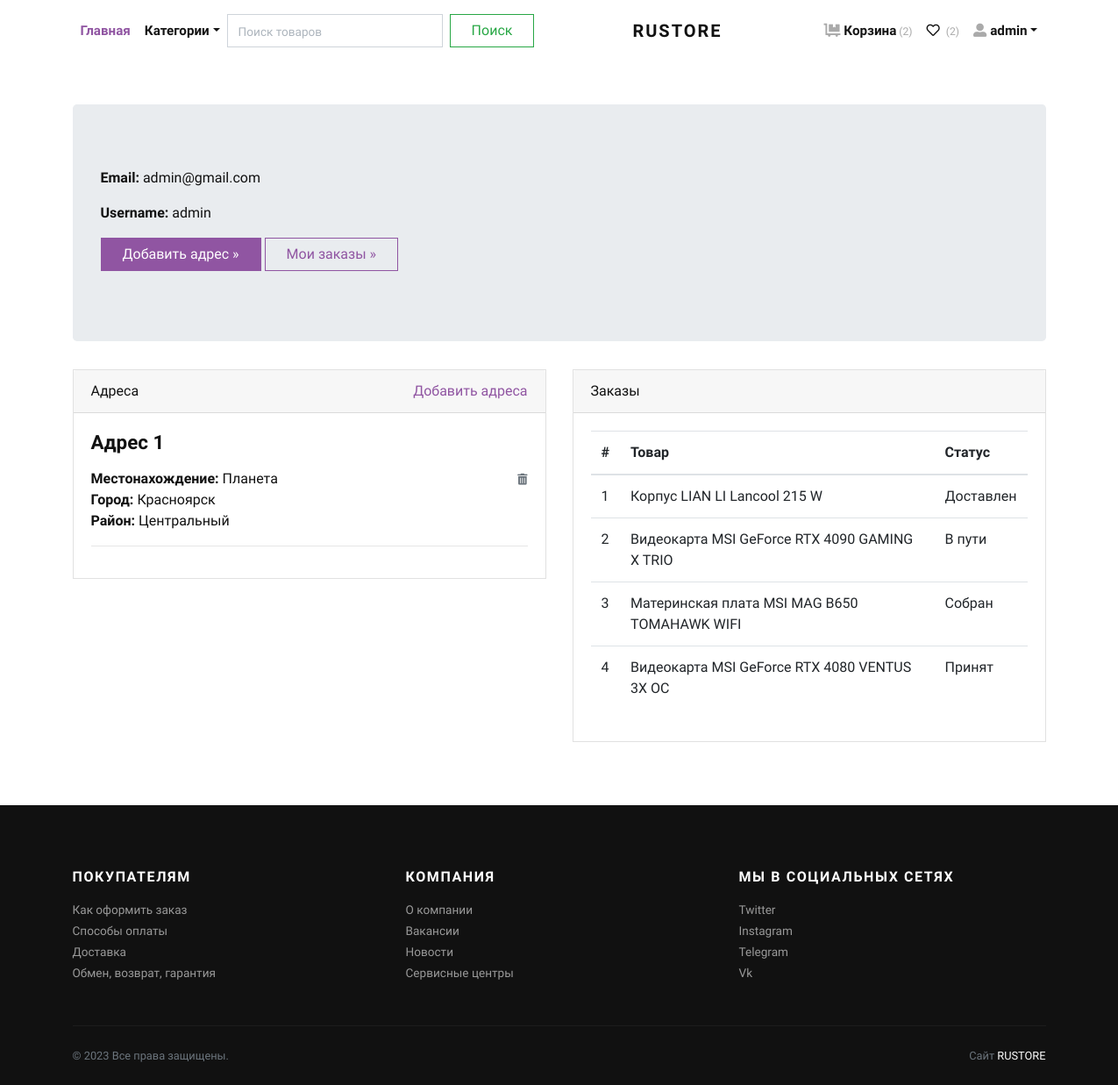
/accounts/profile/ (signed in), run on the app's committed database.
### store/models.py (models this page shows, shortened)
class Address(models.Model):
    user = models.ForeignKey(User, verbose_name="User", on_delete=models.CASCADE)
    locality = models.CharField(max_length=150, verbose_name="Ближайшее местоположение")
    city = models.CharField(max_length=150, verbose_name="Город")
    state = models.CharField(max_length=150, verbose_name="Район")

class Order(models.Model):
    user = models.ForeignKey(User, verbose_name="User", on_delete=models.CASCADE)
    address = models.ForeignKey(Address, verbose_name="Shipping Address", on_delete=models.CASCADE)
    product = models.ForeignKey(Product, verbose_name="Product", on_delete=models.CASCADE)
    quantity = models.PositiveIntegerField(verbose_name="Quantity")
    ordered_date = models.DateTimeField(auto_now_add=True, verbose_name="Ordered Date")
    status = models.CharField(
        choices=STATUS_CHOICES,
        max_length=50,
        default="В ожижании"
    )

class Product(models.Model):
    title = models.CharField(max_length=150, verbose_name="Product Title")
    slug = models.SlugField(max_length=160, verbose_name="Product Slug")
    sku = models.CharField(max_length=255, unique=True, verbose_name="Unique Product ID (SKU)")
    short_description = models.TextField(verbose_name="Short Description")
    detail_description = models.TextField(blank=True, null=True, verbose_name="Detail Description")
    product_image = models.ImageField(upload_to='product', blank=True, null=True, verbose_name="Product Image")
    price = models.DecimalField(max_digits=8, decimal_places=2)
    category = models.ForeignKey(Category, verbose_name="Product Categoy", on_delete=models.CASCADE)
    is_active = models.BooleanField(verbose_name="Is Active?")
    is_featured = models.BooleanField(verbose_name="Is Featured?")
    created_at = models.DateTimeField(auto_now_add=True, verbose_name="Created Date")
    updated_at = models.DateTimeField(auto_now=True, verbose_name="Updated Date")
    returnable = models.BooleanField(default=True, verbose_name='Возможен возврат')
    in_stock = models.BooleanField(default=True, verbose_name='Есть в наличии')
    sold = models.BooleanField(default=False, verbose_name='Продан')
    discount = models.BooleanField(default=False, verbose_name='Скидка')
    best_offer = models.BooleanField(default=False, verbose_name='Лучшее предложение')
    buy_now = models.BooleanField(default=False, verbose_name='Купить сейчас')
    class Meta:
        verbose_name_plural = 'Products'
        ordering = ('-created_at',)

### store/views.py (the view)
# urls.py: path('accounts/profile/', views.profile, name="profile"),
@login_required  # Декоратор для представлений, который проверяет, что пользователь вошел в систему, перенаправляя
def profile(request):  # профиль пользователя, вывод адреса и заказов
    addresses = Address.objects.filter(user=request.user)
    orders = Order.objects.filter(user=request.user)
    return render(request, 'account/profile.html', {'addresses': addresses, 'orders': orders})

### store/context_preprocessors.py (called while the page is built)
def store_menu(request):
    categories = Category.objects.filter(is_active=True)
    context = {
        'categories_menu': categories,
    }
    return context

def cart_menu(request):
    if request.user.is_authenticated:                      #проверка пользователя на аутентификацию
        cart_items= Cart.objects.filter(user=request.user) #получаем объекты из корзины
        context = {
            'cart_items': cart_items,
        }
    else:
        context = {}
    return context

def favorites_count(request):
    if request.user.is_authenticated:
        count = Favorite.objects.filter(user=request.user).count()
    else:
        count = 0
    return {'favorites_count': count}

### templates/account/profile.html (shortened to what this page needs)
{% extends 'base.html' %}
{% load static %}
    {% block content %}
      <div class="container py-5">
        <div class="jumbotron">
          <p><strong>Email:</strong> {{request.user.email}}</p>
          <p><strong>Username:</strong> {{request.user.username}}</p>
          <p><a class="btn btn-primary btn-large" href="{% url 'store:add-address' %}">Добавить адрес »</a> <a class="btn btn-outline-primary btn-large" href="{% url 'store:orders' %}">Мои заказы »</a></p>
        </div>
        <div class="row">
          <div class="col-lg-6">
            <div class="card mb-4" id="headings">
              <div class="card-header">Адреса <span class="float-right"><a href="{% url 'store:add-address' %}">Добавить адреса</a></span></div>
              <div class="card-body">
                {% if addresses %}
                    {% for address in addresses %}
                        <h4 class="mb-3">Адрес {{forloop.counter}}</h4>
                        <span class="float-right"><a href="{% url 'store:remove-address' address.id %}"><i class="fas fa-trash-alt small text-muted"></i></a></span>
                        <p>
                            <strong>Местонахождение: </strong>{{address.locality}} <br>
                            <strong>Город: </strong>{{address.city}} <br>
                            <strong>Район: </strong>{{address.state}} <br>
                        </p>
                        <hr>
                    {% endfor %}
                {% else %}
                <div class="text-danger">
                  Адрес не добавлен.
                </div>
                {% endif %}
              </div>
            </div>
          </div>
          <div class="col-lg-6">
            <div class="card mb-4" id="tables">
              <div class="card-header">Заказы</div>
              <div class="card-body">
                <table class="table table-hover">
                  <thead>
                    <tr>
                      <th>#</th>
                      <th>Товар</th>
                      <th>Статус</th>
                    </tr>
                  </thead>
                  <tbody>
                    {% if orders %}
                      {% for order in orders %}
                        <tr>
                          <td>{{forloop.counter}}</td>
                          <td>{{order.product.title}}</td>
                          <td>
                            {{order.status}}
                          </td>
                        </tr>
                      {% endfor %}
                    {% else %}
                    <tr>
                      <td class="text-danger" colspan="3">Вы еще ничего не заказали.</td>
                    </tr>
                    {% endif %}
                  </tbody>
                </table>
              </div>
            </div>
          </div>
        </div>
      </div>
{% endblock content %}

### templates/navbar.html (shortened to what this page needs)
{% load static %}
      <header class="header bg-white">
        <div class="container px-0 px-lg-3">
          <nav class="navbar navbar-expand-lg navbar-light py-3 px-lg-0"><a class="navbar-brand" href="{% url 'store:home' %}"><span class="font-weight-bold text-uppercase text-dark">RUSTORE</span></a>
            <div class="collapse navbar-collapse" id="navbarSupportedContent">
              <ul class="navbar-nav mr-auto">
                <li class="nav-item">
                  <a class="nav-link active" href="{% url 'store:home' %}">Главная</a>
                </li>
                <li class="nav-item dropdown"><a class="nav-link dropdown-toggle" id="pagesDropdown" href="#" data-toggle="dropdown" aria-haspopup="true" aria-expanded="false">Категории</a>
                </li>
                <form class="form-inline my-2 my-lg-0" action="{% url 'store:search' %}" method="get">
                  <input class="form-control mr-sm-2" type="search" placeholder="Поиск товаров" aria-label="Search" name="q">
                  <button class="btn btn-outline-success my-2 my-sm-0" type="submit">Поиск</button>
                </form>
              </ul>
              <ul class="navbar-nav ml-auto">
                {% if request.user.is_authenticated %}
                  <li class="nav-item"><a class="nav-link" href="{% url 'store:cart' %}"> <i class="fas fa-dolly-flatbed mr-1 text-gray"></i>Корзина<small class="text-gray"> ({{cart_items.count}})</small></a></li>
                  <li class="nav-item"><a class="nav-link" href="{% url 'store:favorites' %}"> <i class="far fa-heart mr-1"></i><small class="text-gray"> ({{ favorites_count }})</small></a></li>
                  <li class="nav-item dropdown"><a class="nav-link dropdown-toggle" id="pagesDropdown" href="#" data-toggle="dropdown" aria-haspopup="true" aria-expanded="false"><i class="fas fa-user-alt mr-1 text-gray"></i>{{request.user.username}}</a></a>
                </li>
                {% else %}
                  <li class="nav-item"><a class="nav-link" href="{% url 'store:login' %}">Войти</a></li>
                  <li class="nav-item"><a class="nav-link" href="{% url 'store:register' %}">Создать аккаунт</a></li>
                {% endif %}
              </ul>
            </div>
          </nav>
        </div>
      </header>

### rustore/static/css/style.violet.css (style rules this page uses)
.text-gray { color: #aaa !important; }
strong { font-weight: 700; }
.navbar { position: relative; }
@media (min-width: 992px) { .navbar-brand { position: absolute; top: 50%; left: 50%; margin-left: 135px; -webkit-transform: translate(-50%, -50%); transform: translate(-50%, -50%); } }
.text-uppercase { text-transform: uppercase; letter-spacing: 0.1em; }
.navbar { padding: 0.5rem 1rem; }
.navbar-brand { display: inline-block; padding-top: 0.3125rem; padding-bottom: 0.3125rem; margin-right: 1rem; font-size: 1.25rem; }
.navbar-light .navbar-brand { color: #9055A2; }
.navbar-light .navbar-nav .nav-link { color: rgba(17, 17, 17, 0.99); font-weight: 800; font-size: 0.95rem; transition: all 0.3s; }
.navbar-light .navbar-nav .show > .nav-link, .navbar-light .navbar-nav .active > .nav-link, .navbar-light .navbar-nav .nav-link.show, .navbar-light .navbar-nav .nav-link.active { color: #9055A2; }
.btn { font-weight: 400; border: 1px solid transparent; font-family: inherit; padding: 0.375rem 1.5rem; font-size: 1rem; line-height: 1.5; border-radius: 0; transition: color 0.15s ease-in-out, background-color 0.15s ease-in-out, border-color 0.15s ease-in-out, box-shadow 0.15s ease-in-out; }
.btn-primary { color: #fff; background-color: #9055A2; border-color: #9055A2; }
.btn-outline-primary { color: #9055A2; background-color: transparent; background-image: none; border-color: #9055A2; }
.btn-outline-success { color: #28a745; background-color: transparent; background-image: none; border-color: #28a745; }
body { font-family: "Libre Franklin", sans-serif; font-size: 1rem; font-weight: 400; line-height: 1.5; color: #111111; background-color: #fff; }
a { color: #9055A2; text-decoration: none; }
h1, h2, h3, h4, h5, h6, .h1, .h2, .h3, .h4, .h5, .h6 { margin-bottom: 0.5rem; font-family: inherit; font-weight: 900; line-height: 1.2; color: inherit; }
h4, .h4 { font-size: 1.4rem; }
hr { border-top: 1px solid rgba(17, 17, 17, 0.1); }
small, .small { font-size: 80%; font-weight: 400; }
.text-dark { color: #111111 !important; }
.form-control { padding: 0.375rem 0.75rem; font-size: 1rem; line-height: 1.5; color: #495057; background-color: #fff; border: 1px solid #ced4da; border-radius: 0; transition: border-color 0.15s ease-in-out, box-shadow 0.15s ease-in-out; }
.form-control::placeholder { color: #adb5bd; font-size: 0.85rem; font-weight: 400; }
.nav-link { padding: 0.5rem 1rem; }
.card { background-color: #fff; border: 1px solid rgba(17, 17, 17, 0.125); border-radius: 0; }
.card-body { padding: 1.25rem; }
.card-header { padding: 0.75rem 1.25rem; background-color: rgba(17, 17, 17, 0.03); border-bottom: 1px solid rgba(17, 17, 17, 0.125); }
.card-header:first-child { border-radius: calc(0 - 1px) calc(0 - 1px) 0 0; }

### rustore/static/css/custom.css (style rules this page uses)
html { scroll-behavior: smooth; }

### data on the page
Address: locality "Планета", city "Красноярск", state "Центральный"
Order: product "Корпус LIAN LI Lancool 215 W", status "Доставлен"
Order: product "Видеокарта MSI GeForce RTX 4090 GAMING X TRIO", status "В пути"
Order: product "Материнская плата MSI MAG B650 TOMAHAWK WIFI", status "Собран"
Order: product "Видеокарта MSI GeForce RTX 4080 VENTUS 3X OC", status "Принят"

### other printed values
{{ cart_items.count }} "2"
{{ favorites_count }} "2"
{{ request.user.username }} "admin"
{{ request.user.email }} "admin@gmail.com"
